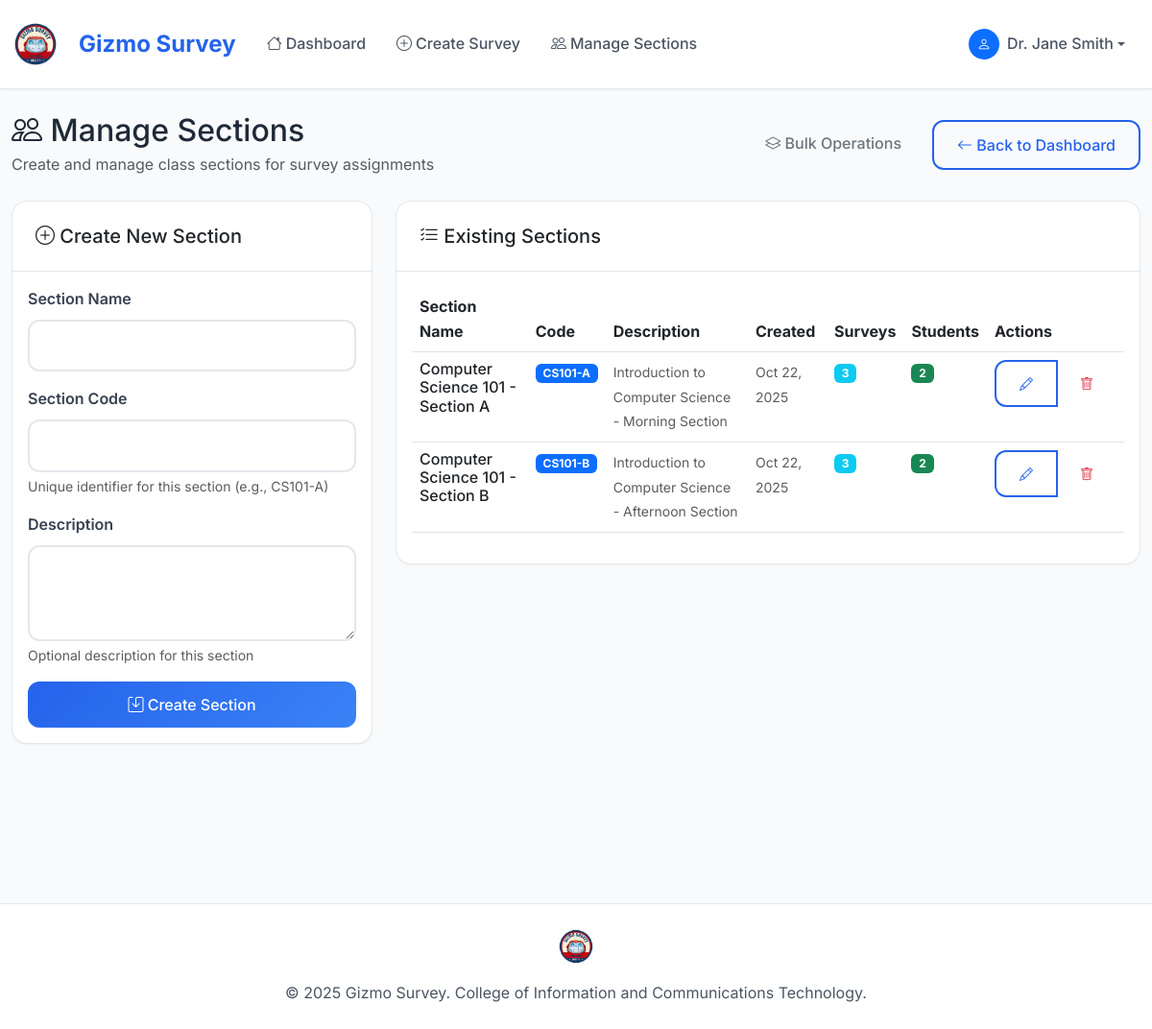
The page /teacher/sections/ (signed in) on the database its author committed.
### myapp/models.py (models this page shows, shortened)
class Section(models.Model):
    name = models.CharField(max_length=100)
    code = models.CharField(max_length=20, unique=True)
    description = models.TextField(blank=True)
    created_at = models.DateTimeField(auto_now_add=True)

### myapp/views.py (the view)
# urls.py: path('teacher/sections/', views.manage_sections, name='manage_sections'),
@login_required
def manage_sections(request):
    profile = UserProfile.objects.get(user=request.user)
    if profile.role != 'teacher':
        messages.error(request, 'Access denied. Teacher access required.')
        return redirect('home')
    sections = Section.objects.all().order_by('name')
    if request.method == 'POST':
        form = SectionForm(request.POST)
        if form.is_valid():
            form.save()
            messages.success(request, 'Section created successfully!')
            return redirect('manage_sections')
    else:
        form = SectionForm()
    context = {
        'sections': sections,
        'form': form,
        'profile': profile,
    }
    return render(request, 'myapp/manage_sections.html', context)

### myapp/forms.py
class SectionForm(forms.ModelForm):
    class Meta:
        model = Section
        fields = ['name', 'code', 'description']
        widgets = {
            'name': forms.TextInput(attrs={'class': 'form-control'}),
            'code': forms.TextInput(attrs={'class': 'form-control'}),
            'description': forms.Textarea(attrs={'class': 'form-control', 'rows': 3}),
        }

### myapp/templates/myapp/manage_sections.html (shortened to what this page needs)
{% extends 'myapp/base.html' %}
{% block content %}
<div class="container-fluid py-4">
    <div class="row">
        <div class="col-12">
            <div class="d-flex justify-content-between align-items-center mb-4">
                <div>
                    <h2 class="mb-1">
                        <i class="bi bi-people"></i> Manage Sections
                    </h2>
                    <p class="text-muted mb-0">
                        Create and manage class sections for survey assignments
                    </p>
                </div>
                <div class="d-flex gap-2">
                    <a href="{% url 'section_bulk_operations' %}" class="btn btn-outline-secondary">
                        <i class="bi bi-layers"></i> Bulk Operations
                    </a>
                    <a href="{% url 'teacher_dashboard' %}" class="btn btn-outline-primary">
                        <i class="bi bi-arrow-left"></i> Back to Dashboard
                    </a>
                </div>
            </div>
        </div>
    </div>
    <div class="row">
        <div class="col-lg-4">
            <div class="card">
                <div class="card-header">
                    <h5 class="mb-0">
                        <i class="bi bi-plus-circle"></i> Create New Section
                    </h5>
                </div>
                <div class="card-body">
                    <form method="post">
                        <div class="mb-3">
                            <label for="{{ form.name.id_for_label }}" class="form-label">Section Name</label>
                            {{ form.name }}
                        </div>
                        <div class="mb-3">
                            <label for="{{ form.code.id_for_label }}" class="form-label">Section Code</label>
                            {{ form.code }}
                            <div class="form-text">Unique identifier for this section (e.g., CS101-A)</div>
                        </div>
                        <div class="mb-3">
                            <label for="{{ form.description.id_for_label }}" class="form-label">Description</label>
                            {{ form.description }}
                            <div class="form-text">Optional description for this section</div>
                        </div>
                        <div class="d-grid">
                            <button type="submit" class="btn btn-primary">
                                <i class="bi bi-save"></i> Create Section
                            </button>
                        </div>
                    </form>
                </div>
            </div>
        </div>
        <div class="col-lg-8">
            <div class="card">
                <div class="card-header">
                    <h5 class="mb-0">
                        <i class="bi bi-list-check"></i> Existing Sections
                    </h5>
                </div>
                <div class="card-body">
                    {% if sections %}
                        <div class="table-responsive">
                            <table class="table table-hover">
                                <thead>
                                    <tr>
                                        <th>Section Name</th>
                                        <th>Code</th>
                                        <th>Description</th>
                                        <th>Created</th>
                                        <th>Surveys</th>
                                        <th>Students</th>
                                        <th>Actions</th>
                                    </tr>
                                </thead>
                                <tbody>
                                    {% for section in sections %}
                                        <tr>
                                            <td>
                                                <h6 class="mb-0">{{ section.name }}</h6>
                                            </td>
                                            <td>
                                                <span class="badge bg-primary">{{ section.code }}</span>
                                            </td>
                                            <td>
                                                {% if section.description %}
                                                    <small class="text-muted">{{ section.description|truncatewords:10 }}</small>
                                                {% else %}
                                                    <small class="text-muted">No description</small>
                                                {% endif %}
                                            </td>
                                            <td>
                                                <small class="text-muted">{{ section.created_at|date:"M d, Y" }}</small>
                                            </td>
                                            <td>
                                                <span class="badge bg-info">{{ section.surveys.count }}</span>
                                            </td>
                                            <td>
                                                <span class="badge bg-success">{{ section.userprofile_set.count }}</span>
                                            </td>
                                            <td>
                                                <div class="btn-group" role="group">
                                                    <button class="btn btn-outline-primary btn-sm" onclick="editSection({{ section.id }})">
                                                        <i class="bi bi-pencil"></i>
                                                    </button>
                                                    <button class="btn btn-outline-danger btn-sm" onclick="deleteSection({{ section.id }})">
                                                        <i class="bi bi-trash"></i>
                                                    </button>
                                                </div>
                                            </td>
                                        </tr>
                                    {% endfor %}
                                </tbody>
                            </table>
                        </div>
                    {% else %}
                        <div class="text-center py-5">
                            <i class="bi bi-people display-1 text-muted"></i>
                            <h5 class="text-muted mt-3">No sections created yet</h5>
                            <p class="text-muted">Create your first section to start organizing students and assigning surveys.</p>
                        </div>
                    {% endif %}
                </div>
            </div>
        </div>
    </div>
</div>
{% endblock %}

### myapp/templates/myapp/base.html (shortened to what this page needs)
<!DOCTYPE html>
<html lang="en">
<head>
    <link href="https://cdn.jsdelivr.net/npm/bootstrap@5.3.0/dist/css/bootstrap.min.css" rel="stylesheet">
    <link href="https://cdn.jsdelivr.net/npm/bootstrap-icons@1.10.0/font/bootstrap-icons.css" rel="stylesheet">
</head>
<body>
    <nav class="navbar navbar-expand-lg navbar-light">
        <div class="container-fluid">
            <a class="navbar-brand d-flex align-items-center" href="{% url 'home' %}">
                {% load static %}
                <img src="{% static 'myapp/images/logo_survey.png' %}" alt="Gizmo Survey Logo" class="navbar-logo">
                <span class="brand-text">Gizmo Survey</span>
            </a>
            {% if user.is_authenticated %}
            <div class="collapse navbar-collapse" id="navbarNav">
                <ul class="navbar-nav me-auto">
                    {% if user.userprofile.role == 'student' %}
                        <li class="nav-item">
                            <a class="nav-link" href="{% url 'student_dashboard' %}">
                                <i class="bi bi-house me-1"></i>Dashboard
                            </a>
                        </li>
                        <li class="nav-item">
                            <a class="nav-link" href="{% url 'student_history' %}">
                                <i class="bi bi-clock-history me-1"></i>My Responses
                            </a>
                        </li>
                    {% elif user.userprofile.role == 'teacher' %}
                        <li class="nav-item">
                            <a class="nav-link" href="{% url 'teacher_dashboard' %}">
                                <i class="bi bi-house me-1"></i>Dashboard
                            </a>
                        </li>
                        <li class="nav-item">
                            <a class="nav-link" href="{% url 'create_survey' %}">
                                <i class="bi bi-plus-circle me-1"></i>Create Survey
                            </a>
                        </li>
                        <li class="nav-item">
                            <a class="nav-link" href="{% url 'manage_sections' %}">
                                <i class="bi bi-people me-1"></i>Manage Sections
                            </a>
                        </li>
                    {% endif %}
                </ul>
                <ul class="navbar-nav">
                    <li class="nav-item dropdown">
                        <a class="nav-link dropdown-toggle d-flex align-items-center" href="#" role="button" data-bs-toggle="dropdown">
                            <div class="bg-primary rounded-circle d-flex align-items-center justify-content-center me-2" style="width: 32px; height: 32px;">
                                <i class="bi bi-person text-white" style="font-size: 0.875rem;"></i>
                            </div>
                            <span class="fw-medium">{{ user.get_full_name|default:user.username }}</span>
                        </a>
                    </li>
                </ul>
            </div>
            {% endif %}
        </div>
    </nav>
    <main class="main-content">
        {% block content %}{% endblock %}
    </main>
    <footer class="footer text-center py-4 mt-5">
        <div class="container">
            {% load static %}
            <img src="{% static 'myapp/images/logo_survey.png' %}" alt="Gizmo Survey Logo" class="footer-logo">
            <p class="mb-0">&copy; 2025 Gizmo Survey. College of Information and Communications Technology.</p>
        </div>
    </footer>
</body>
</html>

### myapp/templates/myapp/base.html (style rules this page uses)
:root { --primary-color: #2563eb; --primary-dark: #1d4ed8; --primary-light: #3b82f6; --secondary-color: #64748b; --success-color: #10b981; --warning-color: #f59e0b; --danger-color: #ef4444; --light-bg: #f8fafc; --white: #ffffff; --gray-50: #f9fafb; --gray-100: #f3f4f6; --gray-200: #e5e7eb; --gray-300: #d1d5db; --gray-400: #9ca3af; --gray-500: #6b7280; --gray-600: #4b5563; --gray-700: #374151; --gray-800: #1f2937; --gray-900: #111827; --shadow-sm: 0 1px 2px 0 rgb(0 0 0 / 0.05); --shadow-md: 0 4px 6px -1px rgb(0 0 0 / 0.1), 0 2px 4px -2px rgb(0 0 0 / 0.1); --shadow-lg: 0 10px 15px -3px rgb(0 0 0 / 0.1), 0 4px 6px -4px rgb(0 0 0 / 0.1); --shadow-xl: 0 20px 25px -5px rgb(0 0 0 / 0.1), 0 8px 10px -6px rgb(0 0 0 / 0.1); --border-radius: 0.75rem; --border-radius-lg: 1rem; }
* { font-family: 'Inter', -apple-system, BlinkMacSystemFont, 'Segoe UI', Roboto, sans-serif; }
body { background-color: var(--light-bg); color: var(--gray-800); line-height: 1.6; }
.navbar { background: var(--white) !important; border-bottom: 1px solid var(--gray-200); box-shadow: var(--shadow-sm); padding: 1rem 0; }
.navbar-brand { font-weight: 700; font-size: 1.5rem; color: var(--primary-color) !important; text-decoration: none; }
.navbar-nav .nav-link { font-weight: 500; color: var(--gray-600) !important; padding: 0.5rem 1rem !important; border-radius: var(--border-radius); transition: all 0.2s ease; }
.card { background: var(--white); border: 1px solid var(--gray-200); border-radius: var(--border-radius-lg); box-shadow: var(--shadow-sm); transition: all 0.3s ease; }
.card-header { background: var(--white); border-bottom: 1px solid var(--gray-200); border-radius: var(--border-radius-lg) var(--border-radius-lg) 0 0 !important; padding: 1.5rem; }
.btn { font-weight: 500; border-radius: var(--border-radius); padding: 0.75rem 1.5rem; transition: all 0.2s ease; border: none; }
.btn-primary { background: linear-gradient(135deg, var(--primary-color), var(--primary-light)); color: var(--white); box-shadow: var(--shadow-sm); }
.btn-outline-primary { color: var(--primary-color); border: 2px solid var(--primary-color); background: transparent; }
.form-control { border: 2px solid var(--gray-200); border-radius: var(--border-radius); padding: 0.875rem 1rem; font-size: 0.95rem; transition: all 0.2s ease; background: var(--white); }
.form-label { font-weight: 600; color: var(--gray-700); margin-bottom: 0.5rem; }
.main-content { min-height: 100vh; background: var(--light-bg); }
.footer { background: var(--white); border-top: 1px solid var(--gray-200); color: var(--gray-600); }
.navbar-logo { height: 50px; width: auto; margin-right: 12px; }
.footer-logo { height: 40px; width: auto; margin: 0 auto 16px; display: block; }
.brand-text { font-size: 1.5rem; font-weight: 700; color: var(--primary-color); margin-left: 8px; }

### rows shown on the page
Section: name "Computer Science 101 - Section A", code "CS101-A", description "Introduction to Computer Science - Morning Section", created_at "Oct 22, 2025", surveys.count "3", userprofile_set.count "2"
Section: name "Computer Science 101 - Section B", code "CS101-B", description "Introduction to Computer Science - Afternoon Section", created_at "Oct 22, 2025", surveys.count "3", userprofile_set.count "2"

### other values the page prints
{{ user.get_full_name|default:user.username }} "Dr. Jane Smith"
